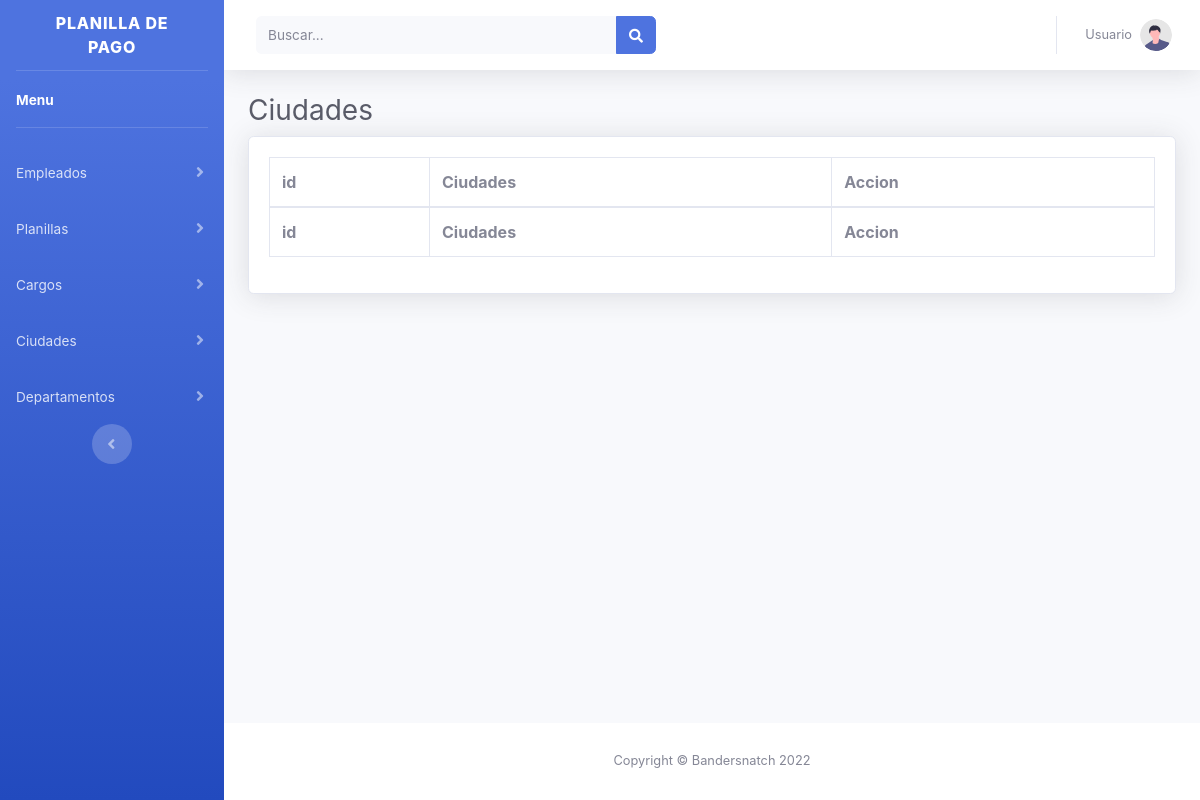
Page /Ciudades/TablaCiudades.php on the earlier database version.
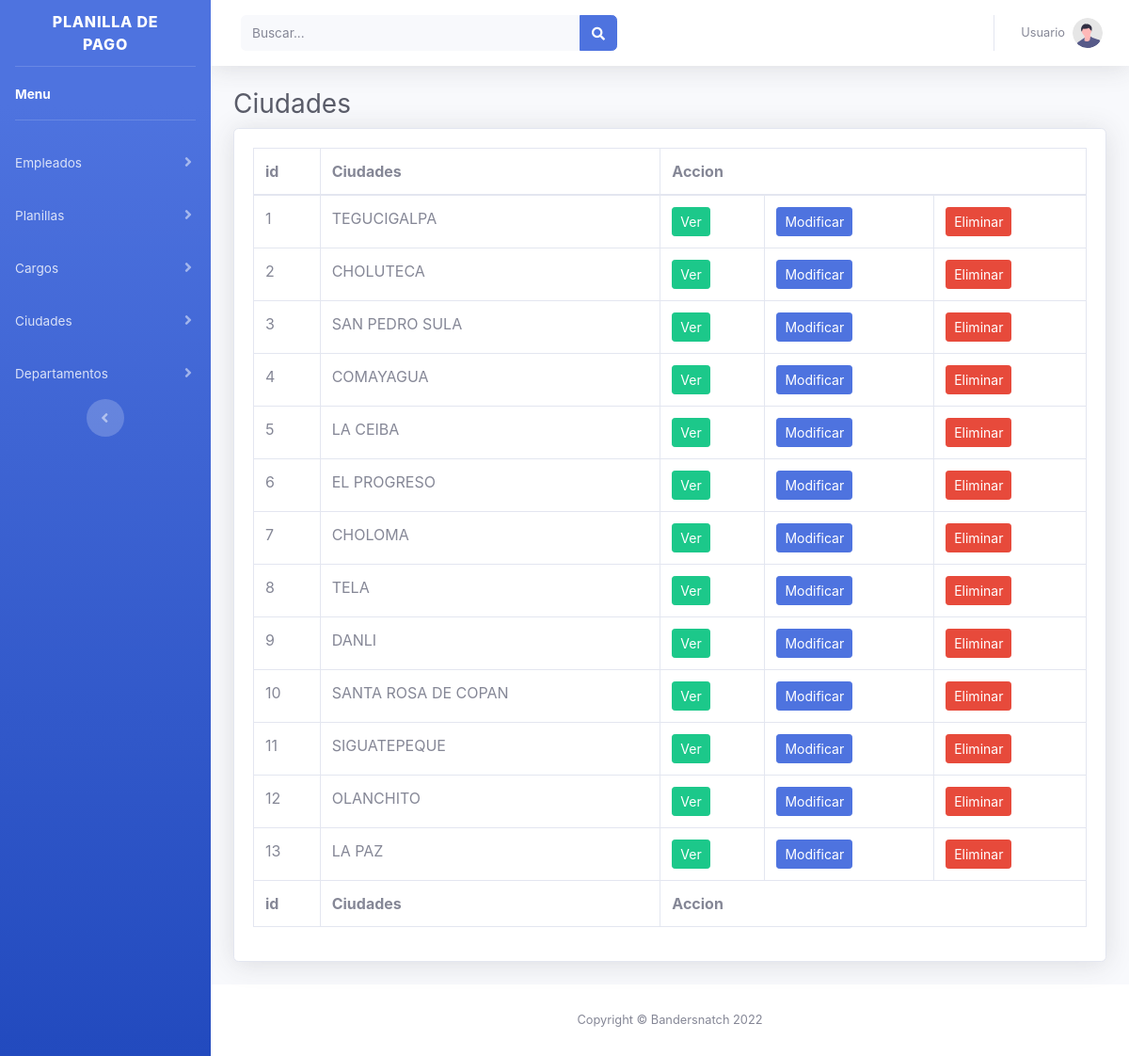
Same page on the later database version.
### tables this page shows
CREATE TABLE `ciudades` (
  `idCiudades` int NOT NULL AUTO_INCREMENT,
  `DescripcionCiudad` varchar(45) NOT NULL,
  `Estados_idEstado` int NOT NULL,
  PRIMARY KEY (`idCiudades`),
  UNIQUE KEY `DescripcionCiudad` (`DescripcionCiudad`)
);

### SqlTools/database.php (called while the page is built, shortened)
<?php
    class database{
        private $servername='localhost';
        private $username='root';
        private $password='root';
        private $dbname='sistema_planilla';
        private $mysqli='';
        public function __construct(){
            $this->mysqli = new mysqli($this->servername,$this->username,$this->password,$this->dbname);
        }
        public function select($table,$rows="*",$where = null){
            if ($where != null) {
                $sql="SELECT $rows FROM $table WHERE $where";
            }else{
                $sql="SELECT $rows FROM $table";
            }
            $this->sql = $result = $this->mysqli->query($sql);
        }
    }
?>

### Ciudades/TablaCiudades.php (the view, shortened to what the changed rows need)
<!DOCTYPE html>
<html lang="en">
<head>
  <link href="../vendor/fontawesome-free/css/all.min.css" rel="stylesheet" type="text/css">
  <link href="../css/estilo.css" rel="stylesheet">
</head>
<body id="page-top">
  <div id="wrapper">
    <div id="content-wrapper" class="d-flex flex-column">
      <div id="content">
        <div class="container-fluid">
          <h1 class="h3 mb-2 text-gray-800">Ciudades</h1>
          <div class="card shadow mb-4">
            <div class="table-body">
              <div class="table-responsive">
                <table class="table table-bordered" id="dataTable" width="100%" cellspacing="0">
                  <thead>
                    <tr>
                      <th>id</th>
                      <th>Ciudades</th>
                      <th scope="col" colspan="3">Accion</th>
                    </tr>
                  </thead>
                  <tfoot>
                    <tr>
                        <th>id</th>
                        <th>Ciudades</th>
                        <th scope="col" colspan="3">Accion</th>
                    </tr>
                  </tfoot>
                  <tbody>
                    <?php include '../SqlTools/database.php';
                    $grid = new database();
                    $grid ->select('ciudades', 'idCiudades, DescripcionCiudad', 'Estados_idEstado = 1');
                    $table = $grid -> sql;
                    ?>
                    <?php while ($row = mysqli_fetch_assoc($table)) { ?>
                      <tr>
                        <td><?php echo $row['idCiudades']; ?></td>
                        <td><?php echo $row['DescripcionCiudad']; ?></td>
                        <td>
                            <a href="#<?php echo $row['idCiudades']; ?>" class="btn btn-success btn-sm">Ver</a>
                        </td>
                        <td>
                            <a href="ModificacionCiudades.php?idCiudades=<?php echo $row['idCiudades']; ?>" class="btn btn-primary btn-sm">Modificar</a>
                        </td>
                        <td>
                            <a href="#<?php echo $row['idCiudades']; ?>" class="btn btn-danger btn-sm">Eliminar</a>
                        </td>
                      </tr>
                    <?php }?>
                  </tbody>
                </table>
              </div>
            </div>
          </div>
        </div>
      </div>
    </div>
  </div>
</body>
</html>

Differences in the rows shown:
now on this page (row edited): ciudades: idCiudades "1", DescripcionCiudad "TEGUCIGALPA"
now on this page (row edited): ciudades: idCiudades "2", DescripcionCiudad "CHOLUTECA"
now on this page (row edited): ciudades: idCiudades "3", DescripcionCiudad "SAN PEDRO SULA"
now on this page (row edited): ciudades: idCiudades "4", DescripcionCiudad "COMAYAGUA"
now on this page (row edited): ciudades: idCiudades "5", DescripcionCiudad "LA CEIBA"
now on this page (row edited): ciudades: idCiudades "6", DescripcionCiudad "EL PROGRESO"
now on this page (row edited): ciudades: idCiudades "7", DescripcionCiudad "CHOLOMA"
now on this page (row edited): ciudades: idCiudades "8", DescripcionCiudad "TELA"
now on this page (row edited): ciudades: idCiudades "9", DescripcionCiudad "DANLI"
now on this page (row edited): ciudades: idCiudades "10", DescripcionCiudad "SANTA ROSA DE COPAN"
now on this page (row edited): ciudades: idCiudades "11", DescripcionCiudad "SIGUATEPEQUE"
now on this page (row edited): ciudades: idCiudades "12", DescripcionCiudad "OLANCHITO"
now on this page (row edited): ciudades: idCiudades "13", DescripcionCiudad "LA PAZ"
